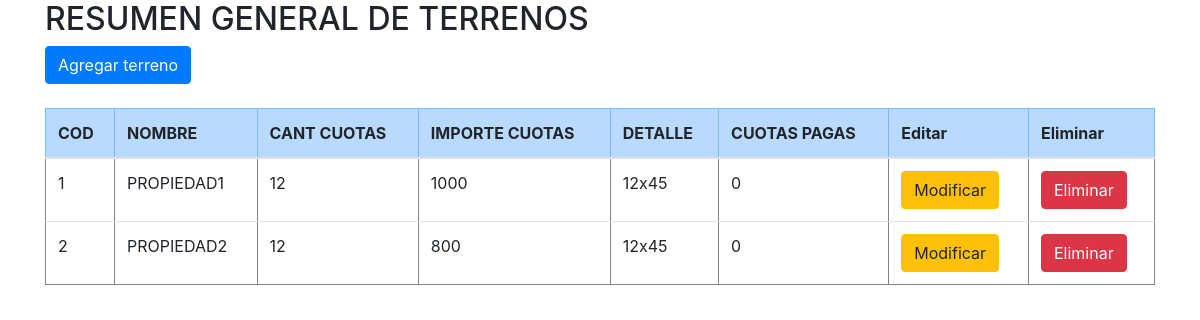
The app's page /index.php?c=terrenos with its own data.
### tables this page shows
CREATE TABLE `terrenos` (
  `id` int(11) NOT NULL,
  `descripcion` varchar(10) NOT NULL,
  `precioVenta` double NOT NULL,
  `inicial` int(4) NOT NULL,
  `numCuotas` int(4) NOT NULL,
  `importeCuotas` double NOT NULL,
  `tpPago` int(4) NOT NULL,
  `tamano` varchar(25) NOT NULL,
  `numPagos` int(4) NOT NULL
);

### controllers/Terrenos.php (called while the page is built, shortened)
<?php
	class terrenosController {
		public function __construct(){
			require_once "models/TerrenosModel.php";
		}
		public function index(){
			$terrenos = new Terrenos_model();
			$data["titulo"] = "RESUMEN GENERAL DE TERRENOS";
			$data["terrenos"] = $terrenos->get_terrenos();
			require_once "views/terrenos/terrenos.php";
		}
	}
?>

### config/database.php (called while the page is built)
<?php
	class Conectar {
		public static function conexion(){
			$conexion = new mysqli("localhost", "root", "", "mvc");
			return $conexion;
		}
	}
?>

### models/TerrenosModel.php (called while the page is built, shortened)
<?php
	class terrenos_model {
		private $db;
		private $terrenos;
		public function __construct(){
			$this->db = Conectar::conexion();
			$this->terrenos = array();
		}
		public function get_terrenos()
		{
			$sql = "SELECT * FROM terrenos";
			$resultado = $this->db->query($sql);
			while($row = $resultado->fetch_assoc())
			{
				$this->terrenos[] = $row;
			}
			return $this->terrenos;
		}
	}
?>

### views/terrenos/terrenos.php (the view, shortened to what this page needs)
<!DOCTYPE html>
<html lang="es">
	<head>
		<link rel="stylesheet" href="assets/css/bootstrap.min.css">
	</head>
	<body>
		<div class="container">
			<h2><?php echo $data["titulo"]; ?></h2>
			<a href="index.php?c=terrenos&a=nuevo" class="btn btn-primary">Agregar terreno</a>
			<br />
			<br />
			<div class="table-responsive">
				<table border="1" width="80%" class="table">
					<thead>
						<tr class="table-primary">
							<th>COD</th>
							<th>NOMBRE</th>
							<th>CANT CUOTAS</th>
							<th>IMPORTE CUOTAS</th>
							<th>DETALLE</th>
							<th>CUOTAS PAGAS</th>
							<th>Editar</th>
							<th>Eliminar</th>
						</tr>
					</thead>
					<tbody>
						<?php foreach($data["terrenos"] as $dato) {
							echo "<tr>";
							echo "<td>".$dato["id"]."</td>";
							echo "<td>".$dato["descripcion"]."</td>";
							echo "<td>".$dato["numCuotas"]."</td>";
							echo "<td>".$dato["importeCuotas"]."</td>";
							echo "<td>".$dato["tamano"]."</td>";
							echo "<td>".$dato["numPagos"]."</td>";
							echo "<td><a href='index.php?c=terrenosPagos&a=nuevo&id=".$dato["id"]."' class='btn btn-warning'>Modificar</a></td>";
							echo "<td><a href='index.php?c=terrenos&a=eliminar&id=".$dato["id"]."' class='btn btn-danger'>Eliminar</a></td>";
							echo "</tr>";
						}
						?>
					</tbody>
				</table>
			</div>
		</div>
	</body>
</html>

### index.php (shortened to what this page needs)
<?php
	require_once "core/routes.php";
	require_once "config/database.php";
	if(isset($_GET['c'])){
		$controlador = cargarControlador($_GET['c']);
		if(isset($_GET['a'])){
			if(isset($_GET['id'])){
				cargarAccion($controlador, $_GET['a'], $_GET['id']);
				} else {
				cargarAccion($controlador, $_GET['a']);
			}
			} else {
			cargarAccion($controlador, ACCION_PRINCIPAL);
		}
		} else {
		$controlador = cargarControlador(CONTROLADOR_PRINCIPAL);
		$accionTmp = ACCION_PRINCIPAL;
		$controlador->$accionTmp();
	}
?>

### core/routes.php (shortened to what this page needs)
<?php
	function cargarAccion($controller, $accion, $id = null){
		if(isset($accion) && method_exists($controller, $accion)){
			if($id == null){
				$controller->$accion();
				} else {
				$controller->$accion($id);
			}
			} else {
			$controller->ACCION_PRINCIPAL();
		}
	}
?>

### records on screen
terrenos: id "1", descripcion "PROPIEDAD1", numCuotas "12", importeCuotas "1000", tamano "12x45", numPagos "0"
terrenos: id "2", descripcion "PROPIEDAD2", numCuotas "12", importeCuotas "800", tamano "12x45", numPagos "0"

### other values on screen
$data["titulo"] "RESUMEN GENERAL DE TERRENOS"
